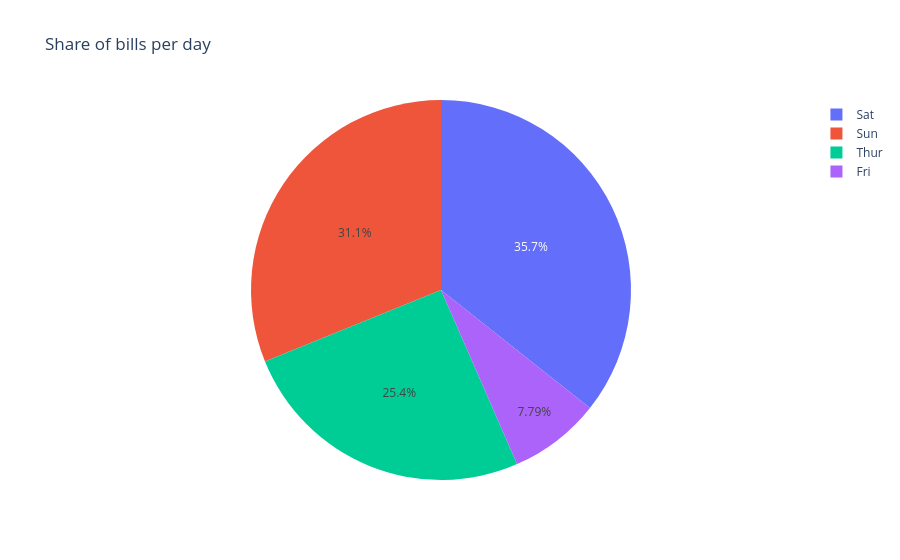

Notebook source saved alongside this figure:
### Markdown cell above
`reset_index()` turns the result into a DataFrame with two columns:
- `day`: the categories
- `count`: the number of rows of each category

We can now give these two columns to `px.pie`: `names` for the categories, `values` for the counts.

### Code cell
fig = px.pie(day_counts, names="day", values="count", title="Share of bills per day")
fig.show()

### Figure 1 — Plotly figure (JSON) as saved in the notebook; plotly's stock layout.template omitted (floating-point values rounded to 4 significant figures)
{"data": [{"domain": {"x": [0.0, 1.0], "y": [0.0, 1.0]}, "hovertemplate": "day=%{label}<br>count=%{value}<extra></extra>", "labels": ["Sat", "Sun", "Thur", "Fri"], "legendgroup": "", "name": "", "showlegend": true, "type": "pie", "values": [87, 76, 62, 19]}], "layout": {"legend": {"tracegroupgap": 0}, "title": {"text": "Share of bills per day"}}}
